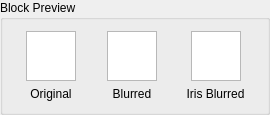
           <widget class="QGroupBox" name="groupBox_blockPreview">
            <property name="minimumSize">
             <size>
              <width>0</width>
              <height>115</height>
             </size>
            </property>
            <property name="maximumSize">
             <size>
              <width>270</width>
              <height>115</height>
             </size>
            </property>
            <property name="title">
             <string>Block Preview</string>
            </property>
            <layout class="QHBoxLayout" name="horizontalLayout_24">
             <item>
              <layout class="QVBoxLayout" name="verticalLayout_33">
               <item>
                <layout class="QHBoxLayout" name="horizontalLayout_18">
                 <item>
                  <spacer name="horizontalSpacer_13">
                   <property name="orientation">
                    <enum>Qt::Horizontal</enum>
                   </property>
                   <property name="sizeHint" stdset="0">
                    <size>
                     <width>17</width>
                     <height>13</height>
                    </size>
                   </property>
                  </spacer>
                 </item>
                 <item>
                  <widget class="QGraphicsView" name="graphicsView_blockOrig">
                   <property name="minimumSize">
                    <size>
                     <width>50</width>
                     <height>50</height>
                    </size>
                   </property>
                   <property name="maximumSize">
                    <size>
                     <width>50</width>
                     <height>50</height>
                    </size>
                   </property>
                   <property name="verticalScrollBarPolicy">
                    <enum>Qt::ScrollBarAlwaysOff</enum>
                   </property>
                   <property name="horizontalScrollBarPolicy">
                    <enum>Qt::ScrollBarAlwaysOff</enum>
                   </property>
                  </widget>
                 </item>
                 <item>
                  <spacer name="horizontalSpacer_10">
                   <property name="orientation">
                    <enum>Qt::Horizontal</enum>
                   </property>
                   <property name="sizeHint" stdset="0">
                    <size>
                     <width>17</width>
                     <height>13</height>
                    </size>
                   </property>
                  </spacer>
                 </item>
                </layout>
               </item>
               <item>
                <layout class="QHBoxLayout" name="horizontalLayout_19">
                 <item>
                  <spacer name="horizontalSpacer_14">
                   <property name="orientation">
                    <enum>Qt::Horizontal</enum>
                   </property>
                   <property name="sizeHint" stdset="0">
                    <size>
                     <width>17</width>
                     <height>13</height>
                    </size>
                   </property>
                  </spacer>
                 </item>
                 <item>
                  <widget class="QLabel" name="label_blockOrig">
                   <property name="sizePolicy">
                    <sizepolicy hsizetype="Preferred" vsizetype="Preferred">
                     <horstretch>0</horstretch>
                     <verstretch>0</verstretch>
                    </sizepolicy>
                   </property>
                   <property name="minimumSize">
                    <size>
                     <width>60</width>
                     <height>0</height>
                    </size>
                   </property>
                   <property name="maximumSize">
                    <size>
                     <width>60</width>
                     <height>16777215</height>
                    </size>
                   </property>
                   <property name="text">
                    <string>Original</string>
                   </property>
                   <property name="alignment">
                    <set>Qt::AlignCenter</set>
                   </property>
                  </widget>
                 </item>
                 <item>
                  <spacer name="horizontalSpacer_15">
                   <property name="orientation">
                    <enum>Qt::Horizontal</enum>
                   </property>
                   <property name="sizeHint" stdset="0">
                    <size>
                     <width>17</width>
                     <height>13</height>
                    </size>
                   </property>
                  </spacer>
                 </item>
                </layout>
               </item>
              </layout>
             </item>
             <item>
              <layout class="QVBoxLayout" name="verticalLayout_34">
               <item>
                <layout class="QHBoxLayout" name="horizontalLayout_20">
                 <item>
                  <spacer name="horizontalSpacer_16">
                   <property name="orientation">
                    <enum>Qt::Horizontal</enum>
                   </property>
                   <property name="sizeHint" stdset="0">
                    <size>
                     <width>17</width>
                     <height>13</height>
                    </size>
                   </property>
                  </spacer>
                 </item>
                 <item>
                  <widget class="QGraphicsView" name="graphicsView_blockBlur">
                   <property name="minimumSize">
                    <size>
                     <width>50</width>
                     <height>50</height>
                    </size>
                   </property>
                   <property name="maximumSize">
                    <size>
                     <width>50</width>
                     <height>50</height>
                    </size>
                   </property>
                   <property name="verticalScrollBarPolicy">
                    <enum>Qt::ScrollBarAlwaysOff</enum>
                   </property>
                   <property name="horizontalScrollBarPolicy">
                    <enum>Qt::ScrollBarAlwaysOff</enum>
                   </property>
                  </widget>
                 </item>
                 <item>
                  <spacer name="horizontalSpacer_17">
                   <property name="orientation">
                    <enum>Qt::Horizontal</enum>
                   </property>
                   <property name="sizeHint" stdset="0">
                    <size>
                     <width>17</width>
                     <height>13</height>
                    </size>
                   </property>
                  </spacer>
                 </item>
                </layout>
               </item>
               <item>
                <layout class="QHBoxLayout" name="horizontalLayout_21">
                 <item>
                  <spacer name="horizontalSpacer_18">
                   <property name="orientation">
                    <enum>Qt::Horizontal</enum>
                   </property>
                   <property name="sizeHint" stdset="0">
                    <size>
                     <width>17</width>
                     <height>13</height>
                    </size>
                   </property>
                  </spacer>
                 </item>
                 <item>
                  <widget class="QLabel" name="label_blockBlur">
                   <property name="sizePolicy">
                    <sizepolicy hsizetype="Preferred" vsizetype="Preferred">
                     <horstretch>0</horstretch>
                     <verstretch>0</verstretch>
                    </sizepolicy>
                   </property>
                   <property name="minimumSize">
                    <size>
                     <width>60</width>
                     <height>0</height>
                    </size>
                   </property>
                   <property name="maximumSize">
                    <size>
                     <width>60</width>
                     <height>16777215</height>
                    </size>
                   </property>
                   <property name="text">
                    <string>Blurred</string>
                   </property>
                   <property name="alignment">
                    <set>Qt::AlignCenter</set>
                   </property>
                  </widget>
                 </item>
                 <item>
                  <spacer name="horizontalSpacer_19">
                   <property name="orientation">
                    <enum>Qt::Horizontal</enum>
                   </property>
                   <property name="sizeHint" stdset="0">
                    <size>
                     <width>17</width>
                     <height>13</height>
                    </size>
                   </property>
                  </spacer>
                 </item>
                </layout>
               </item>
              </layout>
             </item>
             <item>
              <layout class="QVBoxLayout" name="verticalLayout_35">
               <item>
                <layout class="QHBoxLayout" name="horizontalLayout_22">
                 <item>
                  <spacer name="horizontalSpacer_20">
                   <property name="orientation">
                    <enum>Qt::Horizontal</enum>
                   </property>
                   <property name="sizeHint" stdset="0">
                    <size>
                     <width>17</width>
                     <height>13</height>
                    </size>
                   </property>
                  </spacer>
                 </item>
                 <item>
                  <widget class="QGraphicsView" name="graphicsView_blockIrisBlur">
                   <property name="minimumSize">
                    <size>
                     <width>50</width>
                     <height>50</height>
                    </size>
                   </property>
                   <property name="maximumSize">
                    <size>
                     <width>50</width>
                     <height>50</height>
                    </size>
                   </property>
                   <property name="verticalScrollBarPolicy">
                    <enum>Qt::ScrollBarAlwaysOff</enum>
                   </property>
                   <property name="horizontalScrollBarPolicy">
                    <enum>Qt::ScrollBarAlwaysOff</enum>
                   </property>
                  </widget>
                 </item>
                 <item>
                  <spacer name="horizontalSpacer_21">
                   <property name="orientation">
                    <enum>Qt::Horizontal</enum>
                   </property>
                   <property name="sizeHint" stdset="0">
                    <size>
                     <width>17</width>
                     <height>13</height>
                    </size>
                   </property>
                  </spacer>
                 </item>
                </layout>
               </item>
               <item>
                <layout class="QHBoxLayout" name="horizontalLayout_23">
                 <item>
                  <spacer name="horizontalSpacer_22">
                   <property name="orientation">
                    <enum>Qt::Horizontal</enum>
                   </property>
                   <property name="sizeHint" stdset="0">
                    <size>
                     <width>17</width>
                     <height>13</height>
                    </size>
                   </property>
                  </spacer>
                 </item>
                 <item>
                  <widget class="QLabel" name="label_blockIrisBlur">
                   <property name="sizePolicy">
                    <sizepolicy hsizetype="Preferred" vsizetype="Preferred">
                     <horstretch>0</horstretch>
                     <verstretch>0</verstretch>
                    </sizepolicy>
                   </property>
                   <property name="minimumSize">
                    <size>
                     <width>65</width>
                     <height>0</height>
                    </size>
                   </property>
                   <property name="maximumSize">
                    <size>
                     <width>65</width>
                     <height>16777215</height>
                    </size>
                   </property>
                   <property name="text">
                    <string>Iris Blurred</string>
                   </property>
                   <property name="alignment">
                    <set>Qt::AlignCenter</set>
                   </property>
                  </widget>
                 </item>
                 <item>
                  <spacer name="horizontalSpacer_23">
                   <property name="orientation">
                    <enum>Qt::Horizontal</enum>
                   </property>
                   <property name="sizeHint" stdset="0">
                    <size>
                     <width>17</width>
                     <height>13</height>
                    </size>
                   </property>
                  </spacer>
                 </item>
                </layout>
               </item>
              </layout>
             </item>
            </layout>
           </widget>
